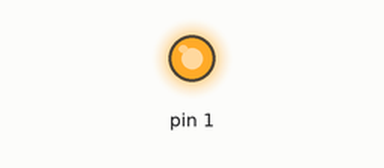
The sketch below on a simulated Arduino Uno, built for the host (arithmetic inside an expression is 32-bit, double 64-bit). On the bench: output pins drawn as LEDs (lit = HIGH).

Above: at 1.0 s.
At 5.5 s:
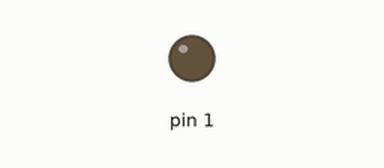
Timing chart, 0 to 6.9 s (numbered marks = the images above):
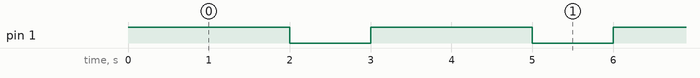

Measured:
- by itself, pin 1: alternates HIGH for 2.0 s and LOW for 1.0 s

The sketch:

Sound_piezo.ino
```cpp
#define piezo_PIN PA1

void piezo_init(){
   pinMode(piezo_PIN, OUTPUT);
}

void piezo_ON(int ON_time, int frequency){
   analogWrite(piezo_PIN, frequency);
   delay(ON_time);
   analogWrite(piezo_PIN, 0);
}

void setup() {
   piezo_init();
}

void loop() {
   piezo_ON(2000, 1000);
   delay(1000);
}
```
